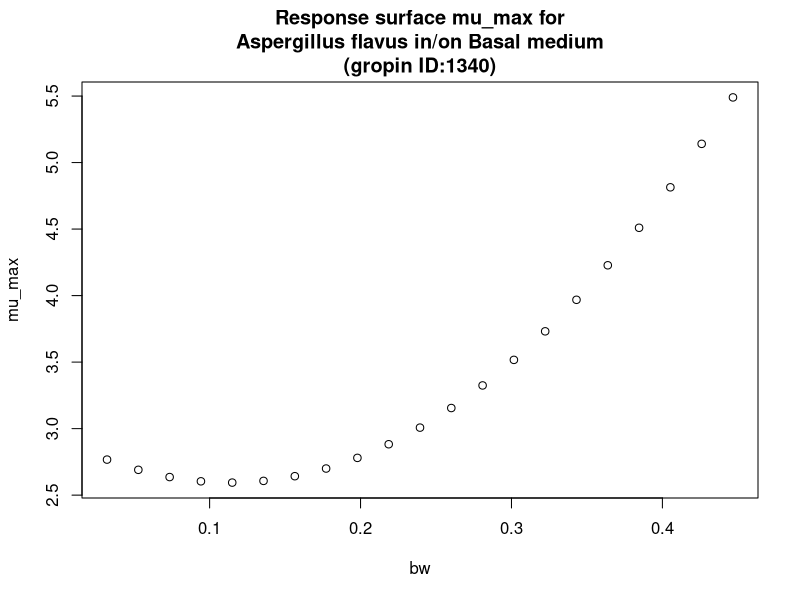

Here is the R script that generated this plot:
#############################
# start of Parameter script
#############################
bw <- seq(0.032032,0.446753246753247,length.out=21)
#############################
# end of Parameter script
#############################
############################# 
# start of Model script Gropin ID 1340 
#############################
 
# constant coefficients for this model
 
variables <- data.frame(bw)
argumentsPar <- expand.grid(variables)
 
# heart of the model
response_surface <- function(bw) {
   mumax <-(2.930-5.917*bw+26.07*bw^2)

return(mumax=mumax)
} 

# output parameters
mumax <- cbind(argumentsPar,response_surface(argumentsPar['bw']))
colnames(mumax) <- c(colnames(argumentsPar),'mumax')
#############################
# End of Model script
#############################
############################# 
# start of Visualisation script Gropin ID 1340 
#############################
plot(bw,mumax$mumax,
                          xlab='bw',
                          ylab='mu_max',main='Response surface mu_max for
Aspergillus flavus in/on Basal medium
(gropin ID:1340)')
#############################
# End of Visualisation script
#############################
